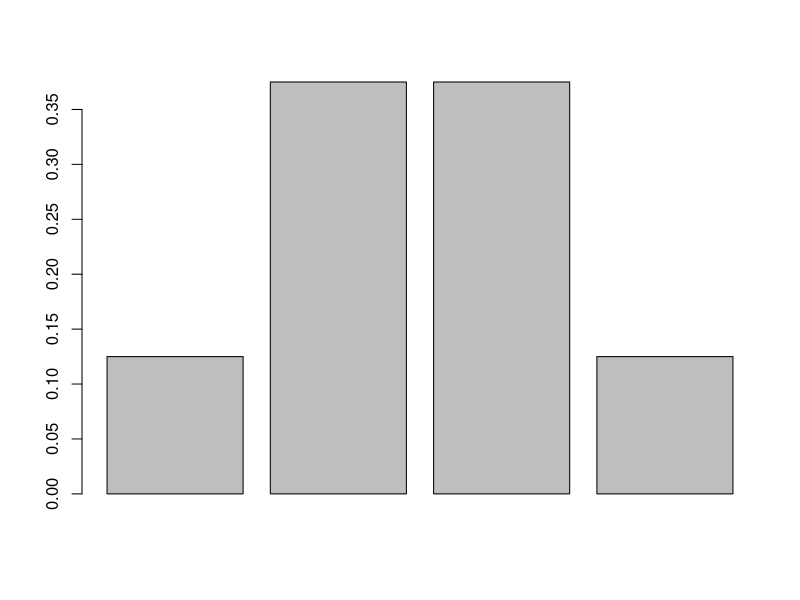
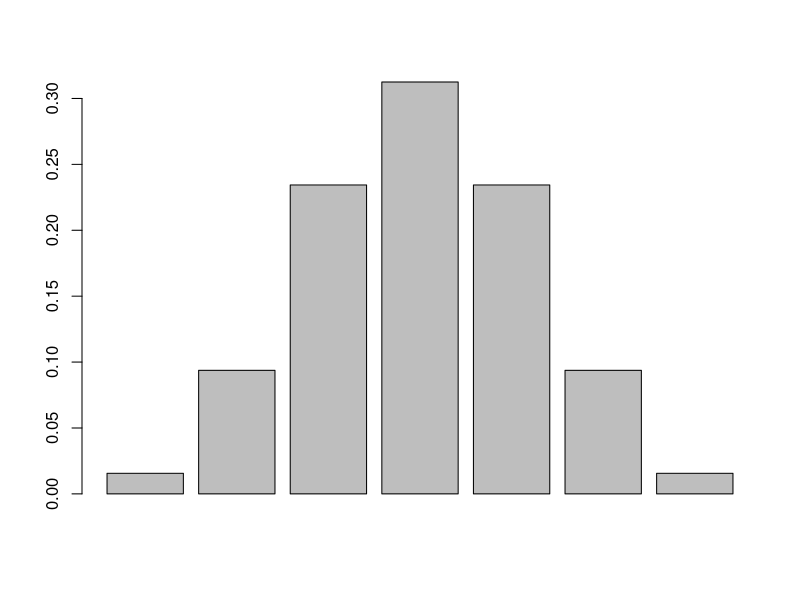
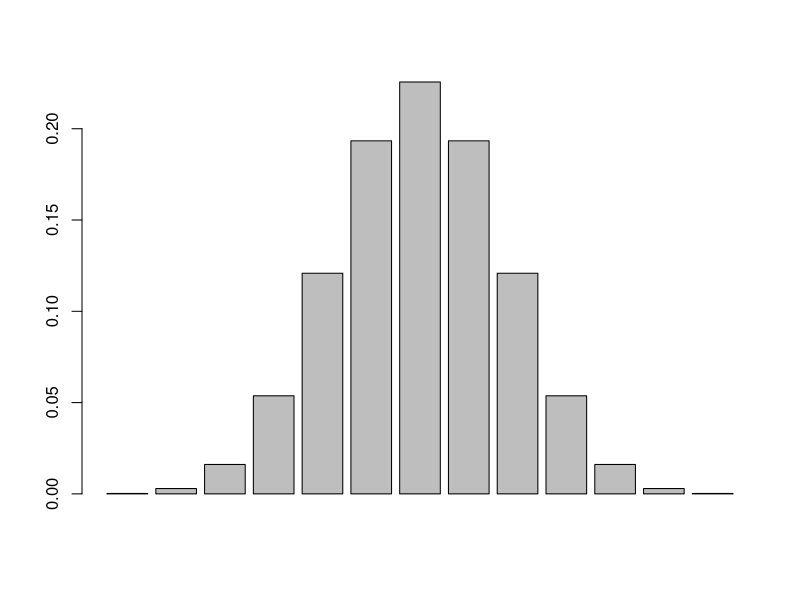
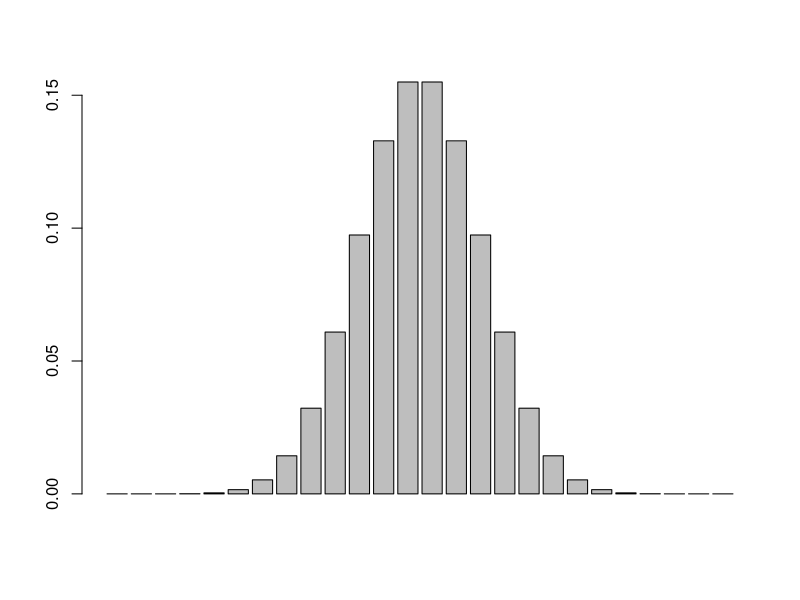
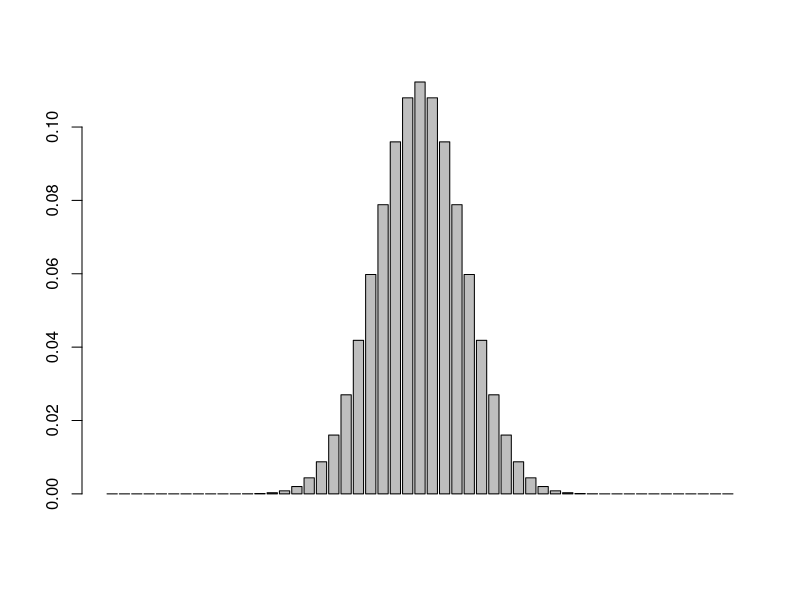
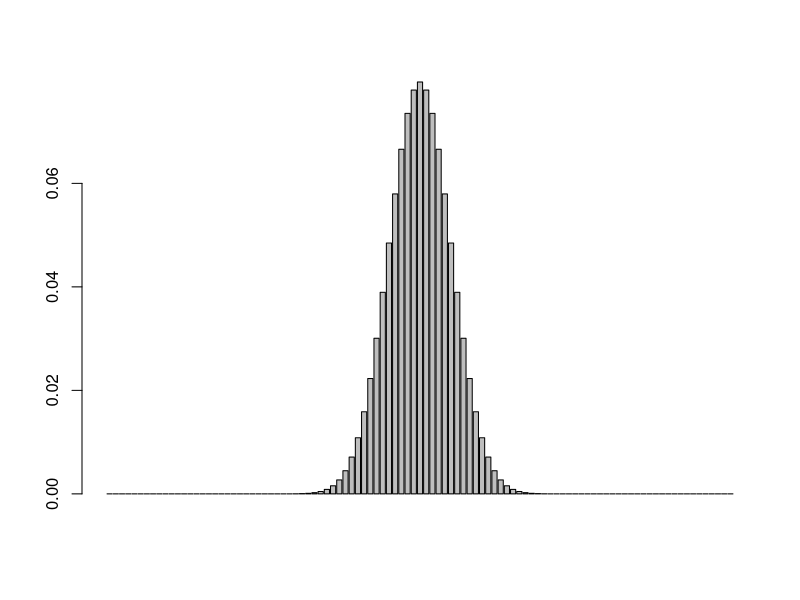
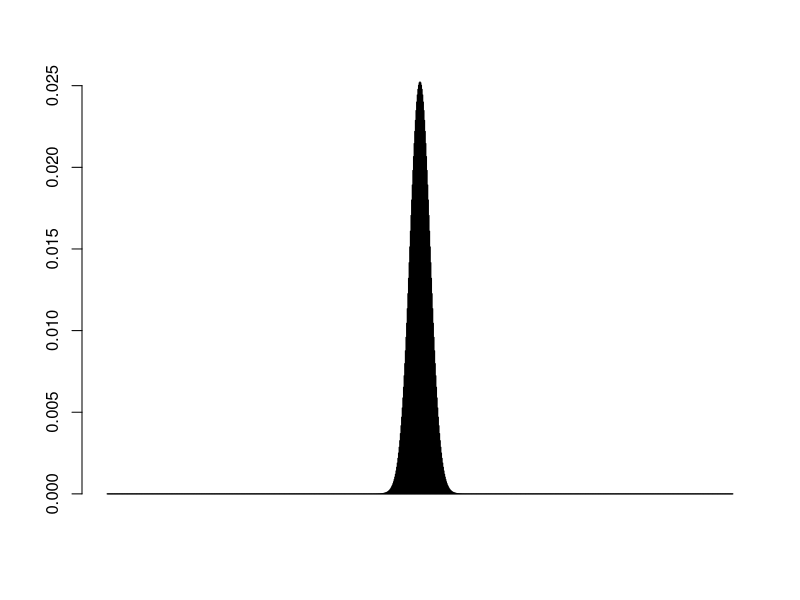

Source code (R) for these figures, in order:
#################################################################
### Introdução à Estatística para Linguística, v2.0, fev/2021 ###
######                     L. Oushiro                      ######
######Lição 08: Conceitos Básicos de Estatística Inferencial#####
#################################################################

# O hashtag é o caractere de comentário. Tudo é escrito depois dele é ignorado pelo R. Use-o para fazer anotações que achar necessárias. 

# Para rodar uma linha de comando a partir do script, posicione o cursor em qualquer ponto do comando e pressione CTRL + ENTER. Para rodar uma linha de comando diretamente no Console, pressione ENTER. 

# Leia as instruções no Console e digite as linhas de comando na linha logo abaixo ao texto resumido neste script. Para a maioria dos comandos, você precisará digitá-lo por completo. Atente-se à digitação! Algumas linhas de comando estão parcialmente digitadas, e você precisará fazer modificações em pontos específicos  (_) para torná-la legível ao R. Outras podem já estar prontas (*). Questões de múltipla escolha devem ser respondidas diretamente no Console.


# (22%) A partir de quantos resultados favoráveis a mim, em 100 jogadas, você consideraria que estou roubando? Coloque o valor no vetor x abaixo. 
x <- 60

# (28%) Calcular número de resultados finais possíveis em 100 jogadas de moeda
2 ^ 100

# (30%) Calcular probabilidades de determinado resultado dentro de uma distribuição binomial: dbinom()
dbinom(3, 3, 0.5)

# (32%) Calcular probabilidades de obter 0, 1, 2 e 3 caras em três jogadas de moeda
dbinom(0:3, 3, 0.5)

# (33%) Visualizar resultado acima num gráfico de barras
barplot(dbinom(0:3, 3, 0.5), beside = T)

# (36%) Visualizar probabilidades de obter de 0 a 6 caras em 6 jogadas de moeda
barplot(dbinom(0:6, 6, 0.5), beside = T)

# (37%) Visualizar probabilidades de obter de 0 a 12 caras em 12 jogadas de moeda
barplot(dbinom(0:12, 12, 0.5), beside = T)

# (38%) Visualizar probabilidades de obter de 0 a 25 caras em 25 jogadas de moeda
barplot(dbinom(0:25, 25, 0.5), beside = T)

# (39%) Visualizar probabilidades de obter de 0 a 50 caras em 50 jogadas de moeda
barplot(dbinom(0:50, 50, 0.5), beside = T)

# (41%) Visualizar probabilidades de obter de 0 a 100 caras em 100 jogadas de moeda
barplot(dbinom(0:100, 100, 0.5), beside = T)

# (42%) Visualizar probabilidades de obter de 0 a 1000 caras em 1000 jogadas de moeda
barplot(dbinom(0:1000, 1000, 0.5), beside = T)

# (47%) Cálculo da soma de todas as probabilidades de obter de 0 a 3 caras em 3 jogadas de moeda
sum(dbinom(0:3, 3, 0.5))

# (49%) Cálculo da soma de todas as probabilidades de obter de 0 a 100 caras em 100 jogadas de moeda
sum(dbinom(0:100, 100, 0.5))

# (54%) Cálculo da soma das probabilidades de obter de 90 a 100 caras em 100 jogadas de moeda
sum(dbinom(90:100, 100, 0.5))

# (61%) Cálculo de quantos sucessos necessários para alfa = 5% (teste unicaudal)
qbinom(0.05, 100, 0.5, lower.tail = F)

# (63%) Cálculo do alfa estabelecido por você no teste da moeda para estabelecer que a Livia está roubando 
sum(dbinom(x:100, 100, 0.5))

# (68%, 70%) Cálculo de quantos sucessos necessários para alfa = 5% (teste bicaudal)
qbinom(0.025, 100, 0.5, lower.tail = T)
qbinom(0.025, 100, 0.5, lower.tail = F)



